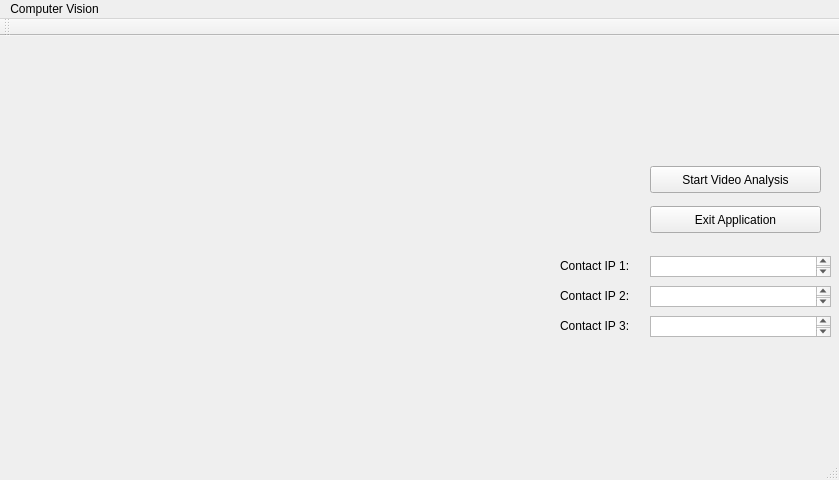
<?xml version="1.0" encoding="UTF-8"?>
<ui version="4.0">
 <class>MainWindow</class>
 <widget class="QMainWindow" name="MainWindow">
  <property name="geometry">
   <rect>
    <x>0</x>
    <y>0</y>
    <width>839</width>
    <height>480</height>
   </rect>
  </property>
  <property name="windowTitle">
   <string>MainWindow</string>
  </property>
  <widget class="QWidget" name="centralWidget">
   <widget class="QLabel" name="label">
    <property name="geometry">
     <rect>
      <x>10</x>
      <y>0</y>
      <width>221</width>
      <height>241</height>
     </rect>
    </property>
    <property name="maximumSize">
     <size>
      <width>231</width>
      <height>16777215</height>
     </size>
    </property>
    <property name="autoFillBackground">
     <bool>false</bool>
    </property>
    <property name="styleSheet">
     <string notr="true">Backgound-color: #000</string>
    </property>
    <property name="text">
     <string/>
    </property>
    <property name="scaledContents">
     <bool>true</bool>
    </property>
   </widget>
   <widget class="QLabel" name="label_2">
    <property name="geometry">
     <rect>
      <x>270</x>
      <y>0</y>
      <width>231</width>
      <height>241</height>
     </rect>
    </property>
    <property name="autoFillBackground">
     <bool>false</bool>
    </property>
    <property name="styleSheet">
     <string notr="true">Backgound-color: #000</string>
    </property>
    <property name="text">
     <string/>
    </property>
    <property name="scaledContents">
     <bool>true</bool>
    </property>
   </widget>
   <widget class="QPushButton" name="pushButton">
    <property name="geometry">
     <rect>
      <x>650</x>
      <y>130</y>
      <width>171</width>
      <height>27</height>
     </rect>
    </property>
    <property name="text">
     <string>Start Video Analysis</string>
    </property>
   </widget>
   <widget class="QTextEdit" name="textEdit_2">
    <property name="geometry">
     <rect>
      <x>650</x>
      <y>220</y>
      <width>181</width>
      <height>21</height>
     </rect>
    </property>
   </widget>
   <widget class="QTextEdit" name="textEdit_3">
    <property name="geometry">
     <rect>
      <x>650</x>
      <y>250</y>
      <width>181</width>
      <height>21</height>
     </rect>
    </property>
   </widget>
   <widget class="QTextEdit" name="textEdit_4">
    <property name="geometry">
     <rect>
      <x>650</x>
      <y>280</y>
      <width>181</width>
      <height>21</height>
     </rect>
    </property>
   </widget>
   <widget class="QLabel" name="label_9">
    <property name="geometry">
     <rect>
      <x>560</x>
      <y>220</y>
      <width>81</width>
      <height>20</height>
     </rect>
    </property>
    <property name="text">
     <string>Contact IP 1:</string>
    </property>
   </widget>
   <widget class="QLabel" name="label_10">
    <property name="geometry">
     <rect>
      <x>560</x>
      <y>250</y>
      <width>81</width>
      <height>20</height>
     </rect>
    </property>
    <property name="text">
     <string>&lt;html&gt;&lt;head/&gt;&lt;body&gt;&lt;p&gt;Contact IP 2:&lt;/p&gt;&lt;/body&gt;&lt;/html&gt;</string>
    </property>
   </widget>
   <widget class="QLabel" name="label_11">
    <property name="geometry">
     <rect>
      <x>560</x>
      <y>280</y>
      <width>81</width>
      <height>20</height>
     </rect>
    </property>
    <property name="text">
     <string>&lt;html&gt;&lt;head/&gt;&lt;body&gt;&lt;p&gt;Contact IP 3:&lt;/p&gt;&lt;/body&gt;&lt;/html&gt;</string>
    </property>
   </widget>
   <widget class="QPushButton" name="pushButton_2">
    <property name="geometry">
     <rect>
      <x>650</x>
      <y>170</y>
      <width>171</width>
      <height>27</height>
     </rect>
    </property>
    <property name="text">
     <string>Exit Application</string>
    </property>
   </widget>
  </widget>
  <widget class="QMenuBar" name="menuBar">
   <property name="geometry">
    <rect>
     <x>0</x>
     <y>0</y>
     <width>839</width>
     <height>24</height>
    </rect>
   </property>
   <widget class="QMenu" name="menuComputer_Vision">
    <property name="title">
     <string>Computer Vision</string>
    </property>
   </widget>
   <addaction name="menuComputer_Vision"/>
  </widget>
  <widget class="QToolBar" name="mainToolBar">
   <attribute name="toolBarArea">
    <enum>TopToolBarArea</enum>
   </attribute>
   <attribute name="toolBarBreak">
    <bool>false</bool>
   </attribute>
  </widget>
  <widget class="QStatusBar" name="statusBar"/>
 </widget>
 <layoutdefault spacing="6" margin="11"/>
 <resources/>
 <connections/>
</ui>
